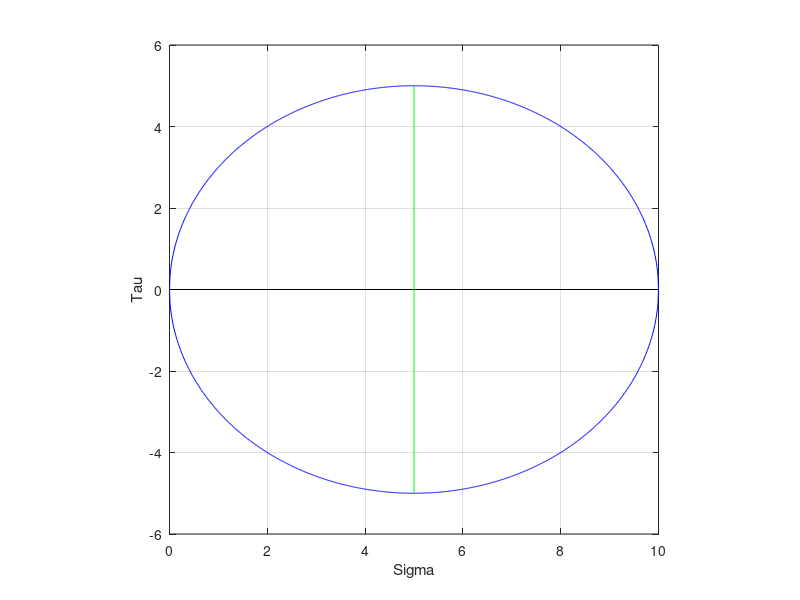

Write MATLAB code to recreate this figure.
fprintf('This is Mohr Circle Representation.\n');

% Taking initial inputs from the user.
sig_x=input('Enter the value of sigma_x =');
sig_y=input('Enter the value of sigma_y =');
tau_xy=input('Enter the value of tau_xy =');

% Using the given values, compute the radius and center of the Mohr's
% Circle by using equation of circle. 

R=sqrt(((sig_x-sig_y)/2)^2 + (tau_xy)^2);
C=(sig_x + sig_y)/2;

% Computing maximum and minimum principle stress
sig_1 = C+R;
sig_2 = C-R;

% Defining a variable for normal stress using matrix representation.
sigma=linspace(sig_2,sig_1,1001);

% Evaluating the stear stress.
tau_1=sqrt(R^2 - (sigma-C).^2);
tau_2=-tau_1;

plot(sigma,tau_1,'b',sigma,tau_2,'b')

% Displaying the computed values
disp(R);
disp(C);
disp(sig_1);
disp(sig_2);

% Fixing the aspect ratio.
xlabel('Sigma')
ylabel('Tau')
axis('square')

hold on
% Add diameter for principal stress.
plot([sig_1, sig_2], [0,0], 'k')
% Add the diameter for initial stress state.
plot([sig_x, sig_y], [-tau_xy, tau_xy],'g')

grid on